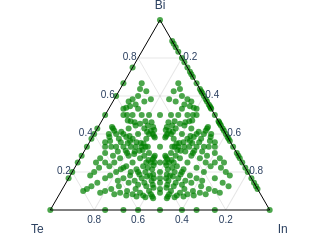

Source (notebook cell):
### Code cell
from __future__ import annotations

import random

import numpy as np
import plotly.graph_objects as go
from pymatgen.core import Composition, Element

elements = ["Bi", "Te", "In"]

import itertools

from smact.screening import smact_validity

max_stoich = 8
all_compositions = [
    Composition({el: amt for el, amt in zip(elements, amt_list)}).reduced_composition
    for amt_list in itertools.product(range(max_stoich + 1), repeat=len(elements))
    if max(amt_list) > 0
]
valid_compositions = [
    comp for comp in all_compositions if smact_validity(comp)
]  # add ox threshold and see if it makes the phase diagram tighter-
unique_valid_compositions = list(set(valid_compositions))
print(f"Number of unique valid compositions: {len(unique_valid_compositions)} out of {len(all_compositions)}")

from smact.utils.oxidation import ICSD24OxStatesFilter

current_fname = "icsd24_current.txt"

# Initialise the oxidation state filter
ox_filter = ICSD24OxStatesFilter()
ox_states_df = ox_filter.ox_states_df
ox_states_df.head(15)

supplied_oxidation_states = [
    "smact14",
    "icsd24",
    "icsd16",
    "pymatgen_sp",
    "oxidation_states_icsd24_100.txt",
]
# Extract fractional compositions
e1 = np.array([comp[elements[0]] for comp in unique_valid_compositions])
e2 = np.array([comp[elements[1]] for comp in unique_valid_compositions])
e3 = np.array([comp[elements[2]] for comp in unique_valid_compositions])

# Normalize to get fractions
total = e1 + e2 + e3
e1 = e1 / total
e2 = e2 / total
e3 = e3 / total

# plot with line from origin_fig
fig = go.Figure()
# mp entries
fig.add_trace(
    go.Scatterternary(
        a=e1,
        b=e2,
        c=e3,
        mode="markers",
        marker=dict(
            size=6,
            color="green",
            symbol="circle",
            opacity=0.7,
        ),
        name="SMACT Valid",
        cliponaxis=False,
    )
)
# layout
axis_style = dict(
    title=dict(font=dict(size=10)),
    linewidth=1,
    linecolor="black",
    gridcolor="rgba(128, 128, 128, 0.2)",
    showticklabels=True,
    tickvals=[0.2, 0.4, 0.6, 0.8],
)
fig.update_layout(
    font=dict(size=10, family="Arial"),
    width=210,
    height=210,
    ternary=dict(
        bgcolor="rgba(0, 0, 0, 0)",
        aaxis=dict(axis_style, title=elements[0]),
        baxis=dict(axis_style, title=elements[1]),
        caxis=dict(axis_style, title=elements[2]),
    ),
    margin=dict(l=20, r=20, b=30, t=20),
    showlegend=False,
    legend=dict(
        x=0.65,
        y=1.08,
    ),
)
# Show the plot
fig.show()
# save image
# fig.write_image("figures/smact.pdf")

###############################################################################
# STEP 5: ICSD24 THRESHOLD SWEEP
###############################################################################
import matplotlib.pyplot as plt

# STEP 5: ICSD24 Threshold Narrowing Plot
# Count how many compositions survive each ICSD24 consensus threshold
icsd_filter = ICSD24OxStatesFilter()
thresholds = list(range(0, 101, 10))
counts = []
for thr in thresholds:
    icsd_filter.write(current_fname, consensus=thr, include_zero=False, commonality="low")
    valid_list = [comp for comp in all_compositions if smact_validity(comp, oxidation_states_set=current_fname)]
    counts.append(len(set(valid_list)))

# Plot the narrowing of the search space
plt.figure(figsize=(6, 4))
plt.scatter(thresholds, counts, color="orange", marker="x")
plt.plot(thresholds, counts, color="orange", linestyle="-")
plt.xlabel("ICSD24 consensus threshold")
plt.ylabel("Number of valid compositions")
plt.title("Search-space narrowing with ICSD24 threshold")
plt.grid(True)
plt.tight_layout()
plt.show()

### Figure 1 — Plotly figure (JSON) as saved in the notebook; plotly's stock layout.template omitted (floating-point values rounded to 4 significant figures; data arrays with more than 128 entries replaced by an {"elided": "..."} marker saying what was removed)
{"data": [{"a": {"elided": "366 float values"}, "b": {"elided": "366 float values"}, "c": {"elided": "366 float values"}, "cliponaxis": false, "marker": {"color": "green", "opacity": 0.7, "size": 6, "symbol": "circle"}, "mode": "markers", "name": "SMACT Valid", "type": "scatterternary"}], "layout": {"font": {"family": "Arial", "size": 10}, "height": 210, "legend": {"x": 0.65, "y": 1.08}, "margin": {"b": 30, "l": 20, "r": 20, "t": 20}, "showlegend": false, "ternary": {"aaxis": {"gridcolor": "rgba(128, 128, 128, 0.2)", "linecolor": "black", "linewidth": 1, "showticklabels": true, "tickvals": [0.2, 0.4, 0.6, 0.8], "title": {"text": "Bi"}}, "baxis": {"gridcolor": "rgba(128, 128, 128, 0.2)", "linecolor": "black", "linewidth": 1, "showticklabels": true, "tickvals": [0.2, 0.4, 0.6, 0.8], "title": {"text": "Te"}}, "bgcolor": "rgba(0, 0, 0, 0)", "caxis": {"gridcolor": "rgba(128, 128, 128, 0.2)", "linecolor": "black", "linewidth": 1, "showticklabels": true, "tickvals": [0.2, 0.4, 0.6, 0.8], "title": {"text": "In"}}}, "width": 210}}
